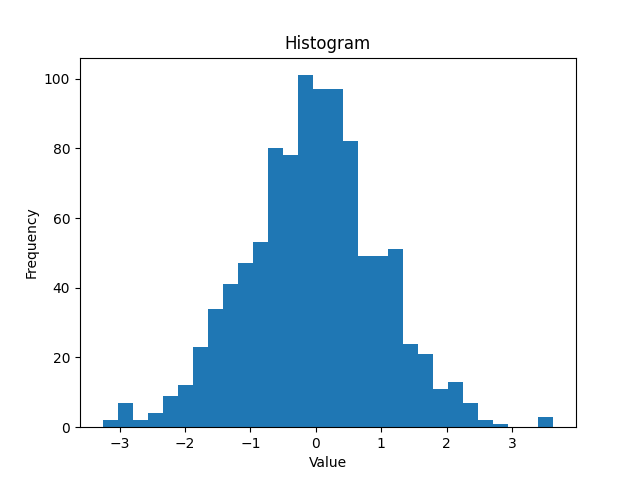

The script that saved this image:
import matplotlib.pyplot as plt
import numpy as np

# 生成随机数据
data = np.random.randn(1000)

# 绘制直方图
plt.hist(data, bins=30)

# 添加标题和轴标签
plt.title("Histogram")
plt.xlabel("Value")
plt.ylabel("Frequency")

# 显示图形
plt.savefig("test.png")
